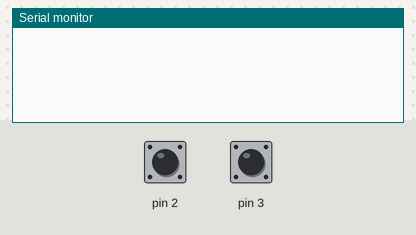
Bench run of a sketch on a simulated Arduino Uno, built with avr-gcc and run on an emulated ATmega328P. Shown: the last lines printed to the serial monitor. The inputs (shaded band) are chosen by the test bench; at power-on: pin 2 HIGH, pin 3 HIGH.

Above: at 1.2 s.
1.3 s: pin 2 pulled LOW for 0.15 s
At 2.4 s:
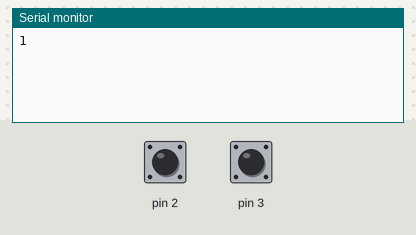
2.9 s: pin 3 pulled LOW for 0.15 s
At 3.6 s:
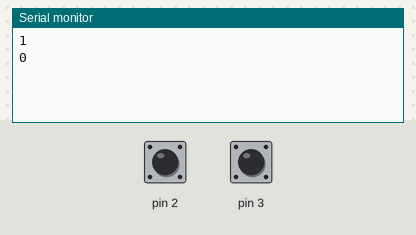
4.5 s: pin 2 pulled LOW for 1 s
At 6.4 s:
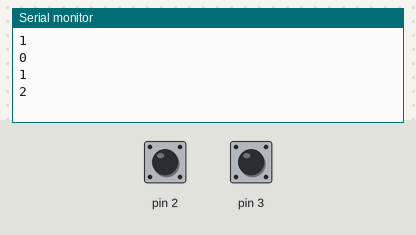
7.0 s: pin 3 pulled LOW for 3.2 s
At 11.4 s:
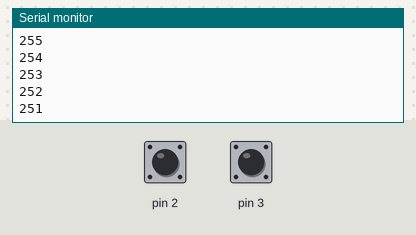
Timing chart, 0 to 12.7 s (numbered marks = the images above; inputs shaded):
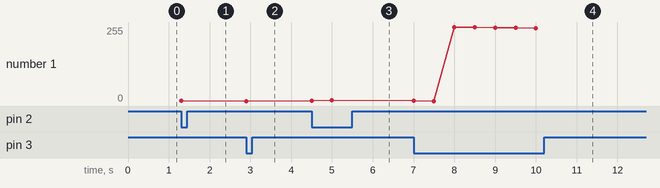

The sketch:

3-Variables.ino
```cpp
byte numero = 0;

void setup() {
  Serial.begin(9600);
  pinMode(2, INPUT_PULLUP);
  pinMode(3, INPUT_PULLUP);
}

void loop() {
  if(digitalRead(2) == LOW){
    numero = numero + 1;
    Serial.println(numero);
    delay(500);
  }
  if(digitalRead(3) == LOW){
    numero = numero - 1;
    Serial.println(numero);
    delay(500);
  }

}
```

Measured:
- after the input at 1.3 s, the serial monitor: prints a new line at once (image 1)
- after the input at 2.9 s, the serial monitor: prints a new line at once (image 2)
- after the input at 4.5 s, the serial monitor: prints a new line at once (image 3)
- after the input at 7.0 s, the serial monitor: prints a new line after 0.50 s (image 4)
- plotted number 1: 1 → 0 after the input at 2.9 s, 0 → 2 after the input at 4.5 s, 2 → 251 after the input at 7.0 s
